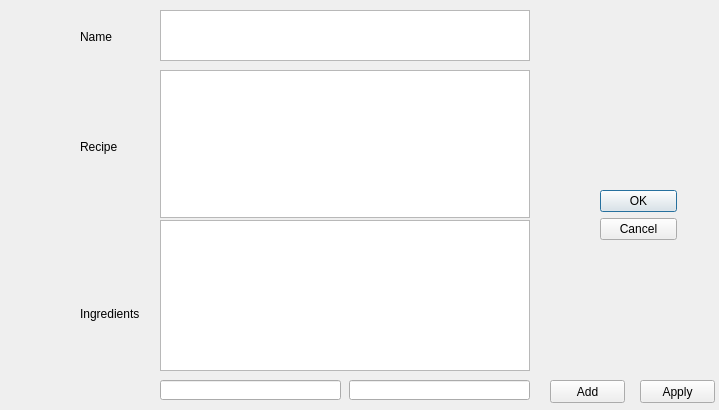
<?xml version="1.0" encoding="UTF-8"?>
<ui version="4.0">
 <class>EntryDialog</class>
 <widget class="QDialog" name="EntryDialog">
  <property name="geometry">
   <rect>
    <x>0</x>
    <y>0</y>
    <width>719</width>
    <height>410</height>
   </rect>
  </property>
  <property name="windowTitle">
   <string>Dialog</string>
  </property>
  <widget class="QWidget" name="layoutWidget1">
   <property name="geometry">
    <rect>
     <x>80</x>
     <y>140</y>
     <width>71</width>
     <height>181</height>
    </rect>
   </property>
   <layout class="QVBoxLayout" name="verticalLayout_3">
    <item>
     <widget class="QLabel" name="label">
      <property name="text">
       <string>Recipe</string>
      </property>
     </widget>
    </item>
    <item>
     <spacer name="verticalSpacer">
      <property name="orientation">
       <enum>Qt::Vertical</enum>
      </property>
      <property name="sizeHint" stdset="0">
       <size>
        <width>20</width>
        <height>40</height>
       </size>
      </property>
     </spacer>
    </item>
    <item>
     <widget class="QLabel" name="label_2">
      <property name="text">
       <string>Ingredients</string>
      </property>
     </widget>
    </item>
   </layout>
  </widget>
  <widget class="QLabel" name="label_3">
   <property name="geometry">
    <rect>
     <x>80</x>
     <y>30</y>
     <width>47</width>
     <height>13</height>
    </rect>
   </property>
   <property name="text">
    <string>Name</string>
   </property>
  </widget>
  <widget class="QTextEdit" name="recipeName">
   <property name="geometry">
    <rect>
     <x>160</x>
     <y>10</y>
     <width>370</width>
     <height>51</height>
    </rect>
   </property>
  </widget>
  <widget class="QWidget" name="layoutWidget">
   <property name="geometry">
    <rect>
     <x>600</x>
     <y>190</y>
     <width>77</width>
     <height>100</height>
    </rect>
   </property>
   <layout class="QVBoxLayout" name="verticalLayout_2">
    <item>
     <widget class="QPushButton" name="btnOK">
      <property name="text">
       <string>OK</string>
      </property>
     </widget>
    </item>
    <item>
     <widget class="QPushButton" name="btnCancel">
      <property name="text">
       <string>Cancel</string>
      </property>
     </widget>
    </item>
    <item>
     <spacer name="verticalSpacer_2">
      <property name="orientation">
       <enum>Qt::Vertical</enum>
      </property>
      <property name="sizeHint" stdset="0">
       <size>
        <width>20</width>
        <height>40</height>
       </size>
      </property>
     </spacer>
    </item>
   </layout>
  </widget>
  <widget class="QLineEdit" name="ingredientName">
   <property name="geometry">
    <rect>
     <x>160</x>
     <y>380</y>
     <width>181</width>
     <height>20</height>
    </rect>
   </property>
  </widget>
  <widget class="QLineEdit" name="ingredientQuantity">
   <property name="geometry">
    <rect>
     <x>349</x>
     <y>380</y>
     <width>181</width>
     <height>20</height>
    </rect>
   </property>
  </widget>
  <widget class="QPushButton" name="addBtn">
   <property name="geometry">
    <rect>
     <x>550</x>
     <y>380</y>
     <width>75</width>
     <height>23</height>
    </rect>
   </property>
   <property name="text">
    <string>Add</string>
   </property>
  </widget>
  <widget class="QPushButton" name="applyBtn">
   <property name="geometry">
    <rect>
     <x>640</x>
     <y>380</y>
     <width>75</width>
     <height>23</height>
    </rect>
   </property>
   <property name="text">
    <string>Apply</string>
   </property>
  </widget>
  <widget class="QTableView" name="recipeIngredients">
   <property name="geometry">
    <rect>
     <x>160</x>
     <y>220</y>
     <width>370</width>
     <height>151</height>
    </rect>
   </property>
   <property name="selectionMode">
    <enum>QAbstractItemView::SingleSelection</enum>
   </property>
   <property name="selectionBehavior">
    <enum>QAbstractItemView::SelectRows</enum>
   </property>
  </widget>
  <widget class="QTextEdit" name="recipeRecipe">
   <property name="geometry">
    <rect>
     <x>160</x>
     <y>70</y>
     <width>370</width>
     <height>148</height>
    </rect>
   </property>
  </widget>
 </widget>
 <resources/>
 <connections/>
</ui>
